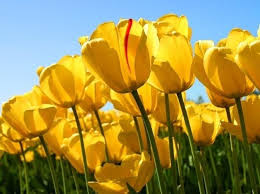
#> input picture projectImage.jpeg, 260 x 194 px, found by its file name
$ python project.py
#> lines starting #> are read from the running program, lines starting #| are printed output that depends on the picture

import cv2
import numpy as np

# Load the image and convert it to grayscale
image = cv2.imread('C:/Users/Abid Dogar/OneDrive/Documents/Visual Studio 2022/python/projectImage.jpeg')
#> image is the input picture: shape (194, 260, 3); mean B, G, R 71.3, 143.1, 160.4
gray_image = cv2.cvtColor(image, cv2.COLOR_BGR2GRAY)
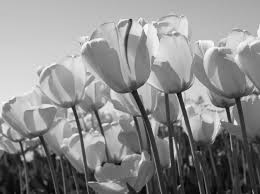
#> gray_image: shape (194, 260); min 3, max 250, mean 140.1
output_image = np.zeros_like(gray_image)

# Dimensions of the grayscale image
rows, cols = gray_image.shape
#> rows = 194; cols = 260

# Sobel kernels for x and y directions
kernel_x = np.array([[-1, 0, 1], [-2, 0, 2], [-1, 0, 1]])
kernel_y = np.array([[-1, -2, -1], [0, 0, 0], [1, 2, 1]])

# Apply Sobel kernels
for i in range(1, rows - 1):
    for j in range(1, cols - 1):
        # Apply kernel_x for the x-gradient
        fx = (
            gray_image[i-1, j-1] * kernel_x[0, 0] +
            gray_image[i-1, j] * kernel_x[0, 1] +
            gray_image[i-1, j+1] * kernel_x[0, 2] +
            gray_image[i, j-1] * kernel_x[1, 0] +
            gray_image[i, j] * kernel_x[1, 1] +
            gray_image[i, j+1] * kernel_x[1, 2] +
            gray_image[i+1, j-1] * kernel_x[2, 0] +
            gray_image[i+1, j] * kernel_x[2, 1] +
            gray_image[i+1, j+1] * kernel_x[2, 2]
        )

        # Apply kernel_y for the y-gradient
        fy = (
            gray_image[i-1, j-1] * kernel_y[0, 0] +
            gray_image[i-1, j] * kernel_y[0, 1] +
            gray_image[i-1, j+1] * kernel_y[0, 2] +
            gray_image[i, j-1] * kernel_y[1, 0] +
            gray_image[i, j] * kernel_y[1, 1] +
            gray_image[i, j+1] * kernel_y[1, 2] +
            gray_image[i+1, j-1] * kernel_y[2, 0] +
            gray_image[i+1, j] * kernel_y[2, 1] +
            gray_image[i+1, j+1] * kernel_y[2, 2]
        )

        # Compute gradient magnitude
        magnitude = np.sqrt(fx**2 + fy**2)

        # Clip the magnitude to the range [0, 255] and store it in the output image
        output_image[i, j] = np.clip(magnitude, 0, 255)
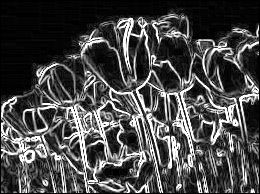
#> output_image: shape (194, 260); min 0, max 255, mean 72.3

# Display the filtered image
cv2.imshow("Filtered Image", output_image.astype(np.uint8))
cv2.waitKey(0)
cv2.destroyAllWindows()
